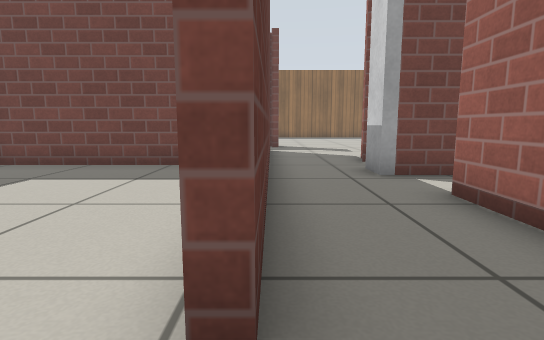
[1] (above)

20 first-person views from a walk through a robot-simulator world made for Gazebo. The camera is 0.5 m above the floor, tilts 8° down and sees 80° across. The floor is counted in squares, 0.5 m on a side. Each view is taken from the middle of a square. On the plan, view 1 faces up. The plan holds only what a view shows up to about 12 squares ahead; the rest is blank. Simple patterns stand in for the simulator's built-in surfaces.

[2]
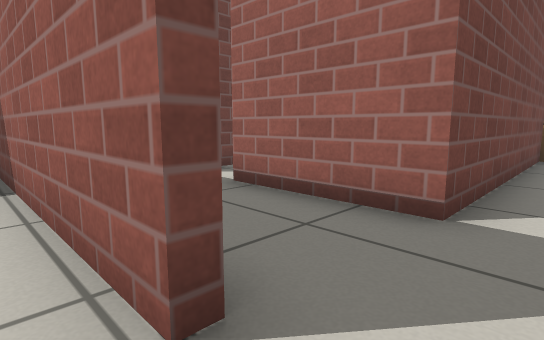

[3]
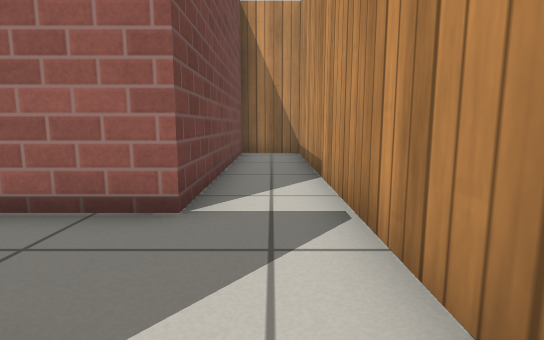

[4]
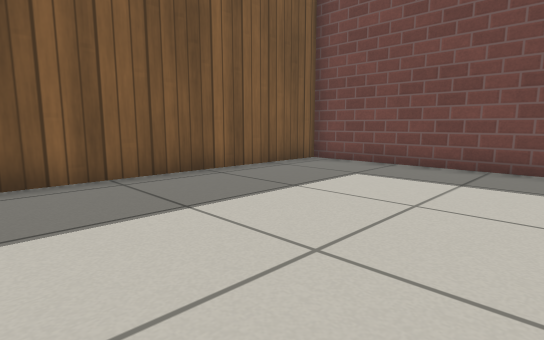

[5]
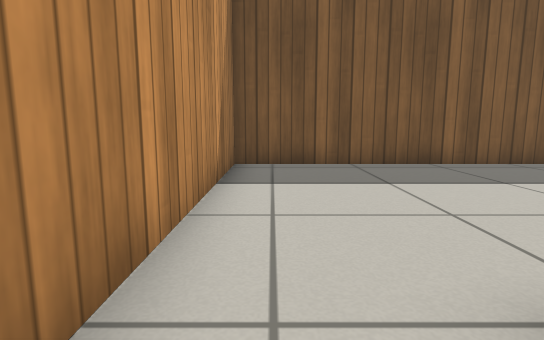

[6]
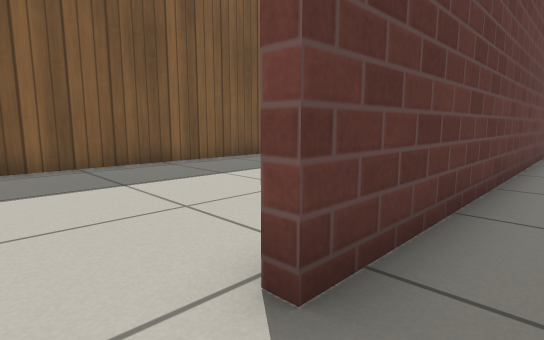

[7]
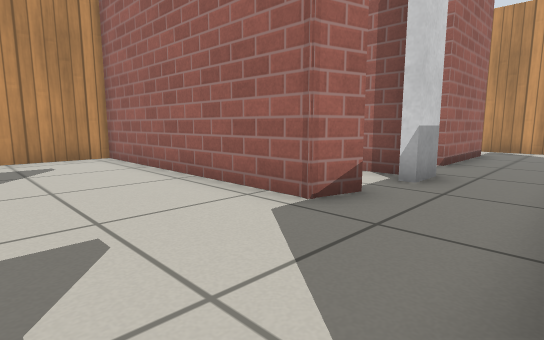

[8]
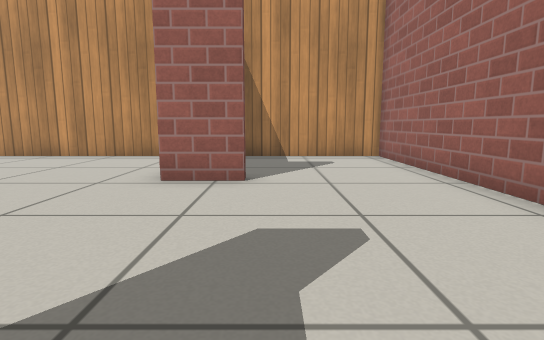

[9]
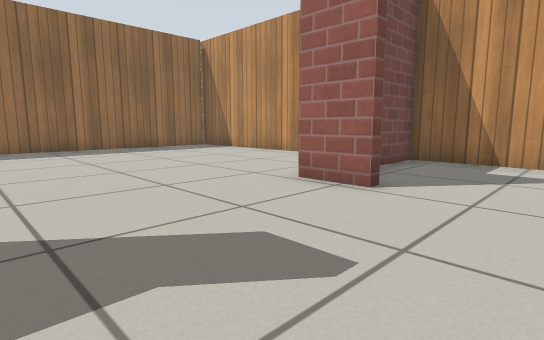

[10]
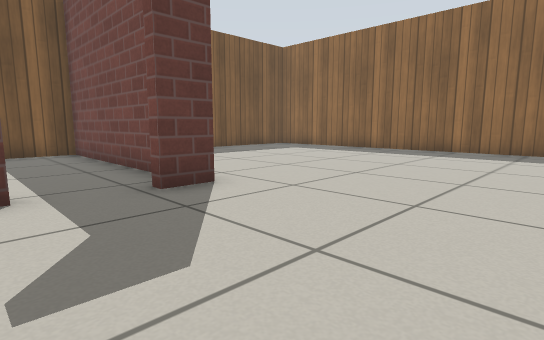

[11]
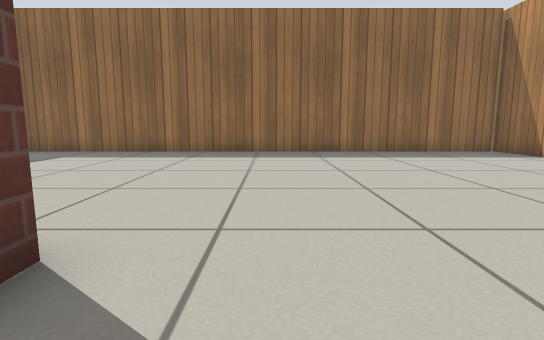

[12]
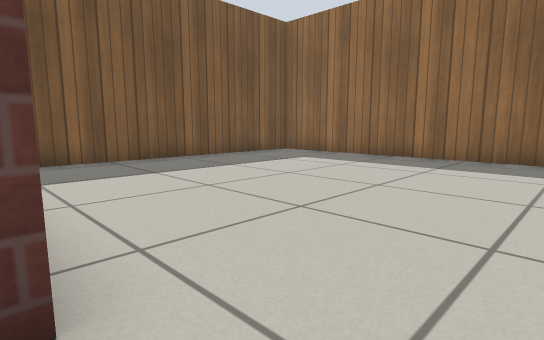

[13]
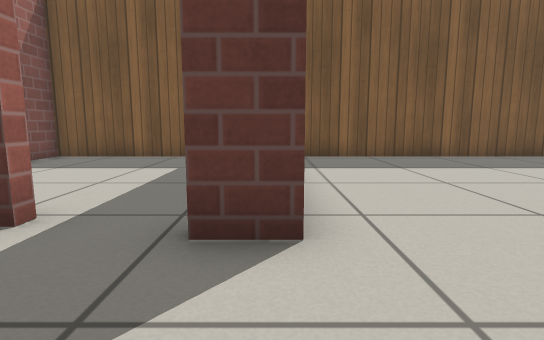

[14]
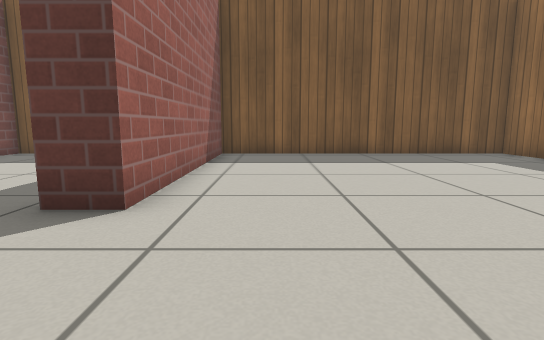

[15]
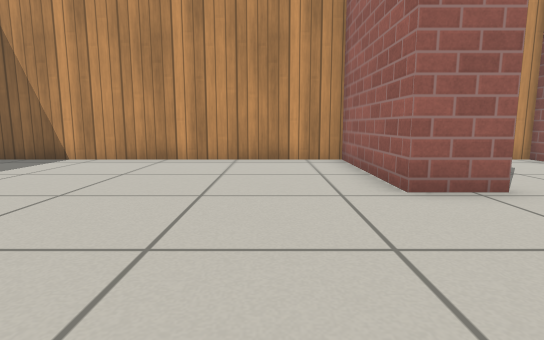

[16]
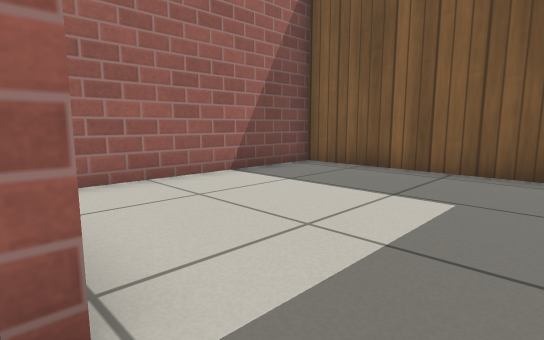

[17]
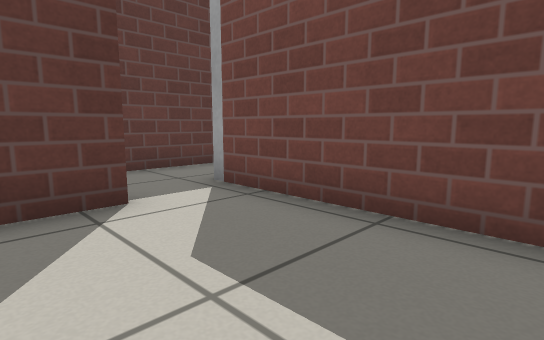

[18]
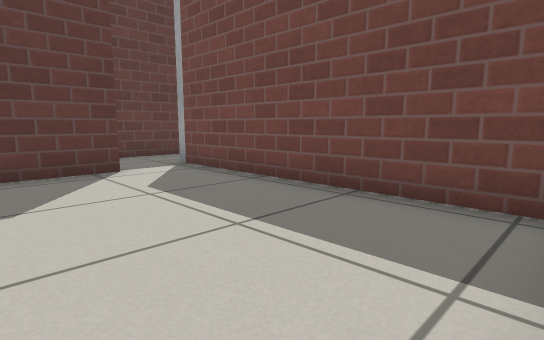

[19]
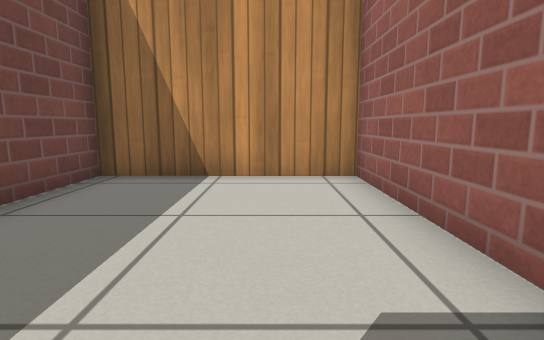

[20]
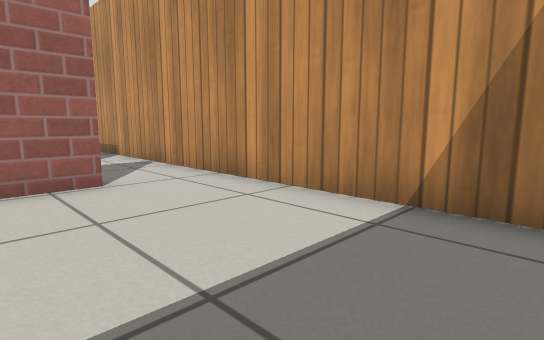

### Floor plan
Points are (right, up) in squares from view 1. A wall is a line through its corners. A room is listed if a view was taken in it or the views show most of it. See-through windows are left out.
Room 1 (views 1, 5, 6)
walls: (-0.4, -1) (10.3, -1) (10.3, 1) (2.6, 1) (2.6, 4.6); (3.6, 6.4) (2.1, 6.4) (2.1, 7.4); (-0.1, 7.6) (-0.1, 1.2)
ways out: opening at (0, 0.5) to room 2; opening at (3, 5) to room 6; opening at (1, 6.5)
Room 2 (views 2, 3, 4, 20)
walls: (-0.4, 1.2) (-0.4, 7.6); (-1.6, 8) (-7.1, 8) (-7.1, -1) (-0.4, -1)
ways out: opening at (0, 0.5) to room 1
Room 3 (views 7, 8, 16)
walls: (-1.5, 15) (-7.1, 15) (-7.1, 8.3) (-1.4, 8.3); (0.3, 14.3) (-0.1, 14.3)
ways out: opening at (0, 13.5) to room 4
Room 4 (views 9, 10, 11, 12, 13)
walls: (6.1, 13.5) (5.7, 13.5) (5.7, 15); (2.7, 9.6) (10.3, 9.6) (10.3, 14.7) (8.4, 14.7); (-0.1, 12.5) (-0.1, 9.6); (0.3, 15.3) (0.3, 14.3)
ways out: opening at (0, 13.5) to room 3; opening at (3, 15) to room 5; opening at (1.5, 9)
Room 5 (views 14, 15)
walls: (5.7, 15) (10.3, 15) (10.3, 25.2); (10.1, 25) (-7.1, 25) (-7.1, 15.3) (0.3, 15.3)
ways out: opening at (3, 15) to room 4; gap at (10, 25)
Room 6 (views 17, 18, 19)
walls: (5.8, 1.3) (10.3, 1.3) (10.3, 6.4) (3.6, 6.4); (2.9, 4.6) (2.9, 2.5)
ways out: opening at (3, 5) to room 1

Positions as (right, up) in squares from view 1, and headings:
1: (0, 0), facing up
2: (-1, 0), facing up-right
3: (-1, 0), facing right
4: (-1, 0), facing up-left
5: (1, 0), facing left
6: (1, 0), facing up-left
7: (0, 13), facing down-right
8: (0, 13), facing right
9: (1, 11), facing up-right
10: (5, 12), facing up-left
11: (2, 13), facing up
12: (2, 15), facing up-left
13: (3, 15), facing left
14: (4, 17), facing left
15: (1, 17), facing right
16: (0, 14), facing down-left
17: (7, 3), facing up-left
18: (10, 2), facing up-left
19: (4, 3), facing right
20: (-6, 3), facing down-right
